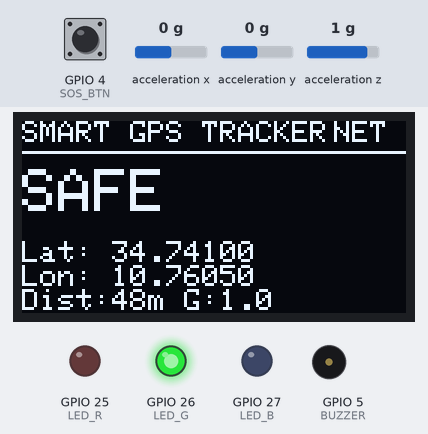
Bench run of a sketch on a simulated ESP32. On the bench: 128×64 one-colour display, output pins drawn as LEDs (lit = HIGH), buzzer (waves = sounding). Wiring (from diagram.json): MPU-6050 motion sensor at I2C address 0x68. Inputs (shaded band) come from the test bench; at power-on: acceleration z 1 g, GPIO 4 (SOS_BTN) HIGH, acceleration x 0 g, acceleration y 0 g. WiFi joins after 1.5 s; servers stay silent unless stated; random numbers use the default seed unless the sketch sets one; no MQTT or app messages arrive unless stated; what the sketch prints to the serial monitor is not drawn.

Above: at 2.7 s.
2.8 s: acceleration z set to 0.6 g
At 4.5 s:
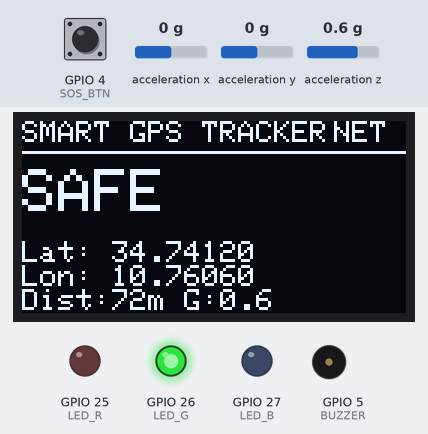
5.2 s: acceleration z set to 0.3 g
At 7.2 s:
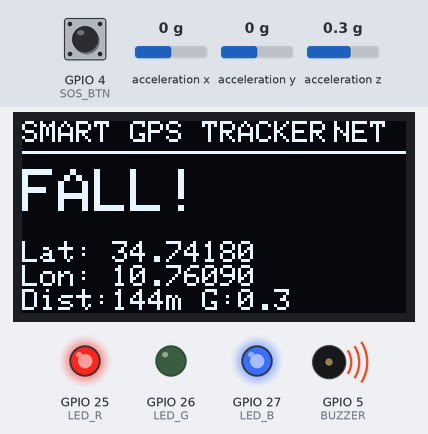
8.2 s: GPIO 4 (SOS_BTN) pulled LOW for 0.15 s
At 10.6 s:
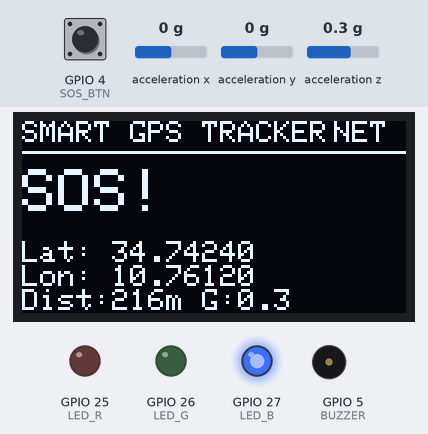
11.2 s: GPIO 4 (SOS_BTN) pulled LOW for 1 s
At 13.6 s:
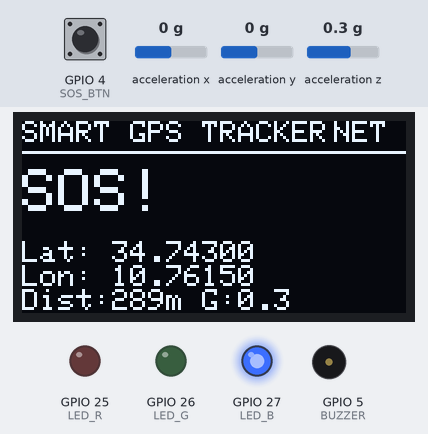
15.2 s: acceleration x set to -1.4 g
At 16.6 s:
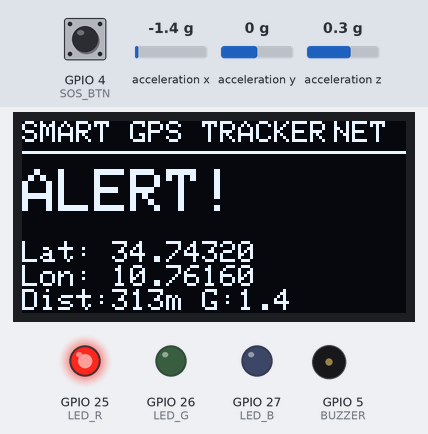
17.6 s: GPIO 4 (SOS_BTN) pulled LOW for 0.15 s
At 18.4 s:
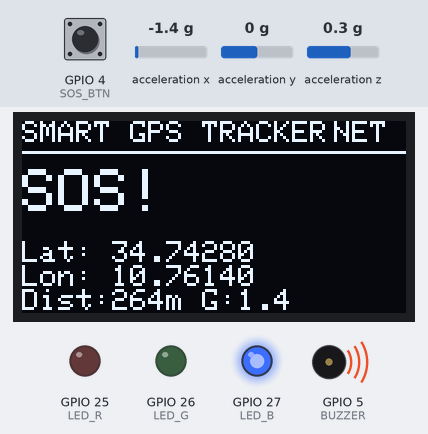
Timing chart, 0 to 21.7 s (numbered marks = the images above; inputs shaded):
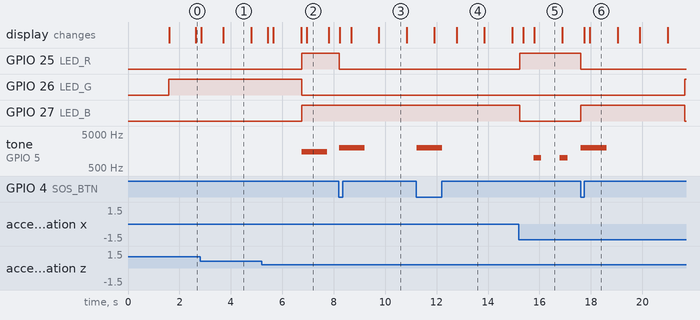

Measured:
- the behaviour switches between 0.5 and 0.4 g on acceleration z (found by bisection; images 1 and 2)
- after the input at 5.2 s, GPIO 25 (LED_R), GPIO 27 (LED_B): LOW → HIGH after 1.6 s; GPIO 26 (LED_G): HIGH → LOW after 1.6 s; tone on GPIO 5 (BUZZER): silent → 1500 Hz after 1.6 s, → silent 1.0 s later
- after the input at 8.2 s, GPIO 25 (LED_R): HIGH → LOW at once; tone on GPIO 5 (BUZZER): silent → 2000 Hz at once, → silent 1.0 s later
- after the input at 17.6 s, GPIO 27 (LED_B): LOW → HIGH at once, → LOW 4.0 s later
- what the display in image 1 shows lasts 1.1 s, from 3.7 s to 4.8 s
- what the display in image 2 shows lasts 0.9 s, from 6.9 s to 7.8 s

The sketch:

sketch.ino
```cpp
#include <WiFi.h>
#include <PubSubClient.h>
#include <Wire.h>
#include <Adafruit_GFX.h>
#include <Adafruit_SSD1306.h>
#include <math.h>

#define SOS_BTN 4
#define BUZZER 5
#define LED_R 25
#define LED_G 26
#define LED_B 27
#define MPU_ADDR 0x68
const char* WIFI_SSID = "Wokwi-GUEST";
const char* WIFI_PASS = "";
const char* MQTT_HOST = "broker.hivemq.com";
const int   MQTT_PORT = 1883;
const char* MQTT_TOPIC = "smartgps-tn-4821/status";

WiFiClient wifiClient;
PubSubClient mqtt(wifiClient);
unsigned long lastReconnect = 0;

Adafruit_SSD1306 display(128, 64, &Wire, -1);

const double HOME_LAT = 34.7406, HOME_LON = 10.7603;
const double SAFE_RADIUS = 200.0;

const float IMPACT_G = 2.5;
const float FREEFALL_G = 0.5;

double lat = HOME_LAT, lon = HOME_LON, dist = 0;
int dir = 1;
unsigned long lastTick = 0, lastDraw = 0, sosUntil = 0, fallUntil = 0;
bool lastPressed = false, wasOut = false, mpuOk = false;

bool watching = false, windowStarted = false, armed = true;
unsigned long watchStart = 0;
float wMin = 0, wMax = 0, g = 1.0;

double distanceM(double la1, double lo1, double la2, double lo2) {
  double R = 6371000.0;
  double dLat = radians(la2 - la1), dLon = radians(lo2 - lo1);
  double a = sin(dLat / 2) * sin(dLat / 2) +
             cos(radians(la1)) * cos(radians(la2)) * sin(dLon / 2) * sin(dLon / 2);
  return R * 2 * atan2(sqrt(a), sqrt(1 - a));
}

void setLed(bool r, bool gr, bool b) {
  digitalWrite(LED_R, r);
  digitalWrite(LED_G, gr);
  digitalWrite(LED_B, b);
}

const char* stateNow(unsigned long now) {
  if (now < sosUntil) return "SOS";
  if (now < fallUntil) return "FALL";
  if (dist > SAFE_RADIUS) return "ALERT";
  return "SAFE";
}

void publishState(unsigned long now) {
  if (!mqtt.connected()) return;
  char buf[128];
  snprintf(buf, sizeof(buf),
           "{\"lat\":%.5f,\"lon\":%.5f,\"dist\":%.0f,\"g\":%.2f,\"state\":\"%s\"}",
           lat, lon, dist, g, stateNow(now));
  mqtt.publish(MQTT_TOPIC, buf);
}

void wifiConnect() {
  Serial.print("Connecting to WiFi");
  WiFi.begin(WIFI_SSID, WIFI_PASS, 6);
  unsigned long t0 = millis();
  while (WiFi.status() != WL_CONNECTED && millis() - t0 < 8000) {
    delay(250);
    Serial.print(".");
  }
  if (WiFi.status() == WL_CONNECTED) Serial.println(" connected");
  else Serial.println(" failed (running offline)");
}

void mqttMaintain(unsigned long now) {
  if (WiFi.status() != WL_CONNECTED) return;
  if (!mqtt.connected()) {
    if (lastReconnect == 0 || now - lastReconnect > 5000) {
      lastReconnect = now;
      String id = "esp32-gps-" + String((uint32_t)esp_random(), HEX);
      if (mqtt.connect(id.c_str())) Serial.println("MQTT connected");
      else Serial.printf("MQTT failed, rc=%d\n", mqtt.state());
    }
  } else {
    mqtt.loop();
  }
}

void mpuInit() {
  Wire.beginTransmission(MPU_ADDR);
  Wire.write(0x6B); Wire.write(0);
  if (Wire.endTransmission() != 0) { mpuOk = false; return; }
  Wire.beginTransmission(MPU_ADDR);
  Wire.write(0x1C); Wire.write(0x10);
  Wire.endTransmission();
  mpuOk = true;
}

float readG() {
  if (!mpuOk) return 1.0;
  Wire.beginTransmission(MPU_ADDR);
  Wire.write(0x3B);
  Wire.endTransmission(false);
  Wire.requestFrom((uint8_t)MPU_ADDR, (uint8_t)6);
  if (Wire.available() < 6) return 1.0;
  int16_t v[3];
  for (int i = 0; i < 3; i++) {
    int hi = Wire.read();
    int lo = Wire.read();
    v[i] = (int16_t)((hi << 8) | lo);
  }
  float x = v[0] / 4096.0, y = v[1] / 4096.0, z = v[2] / 4096.0;
  return sqrt(x * x + y * y + z * z);
}

void checkFall(unsigned long now) {
  g = readG();
  if (!watching) {
    if (armed && (g > IMPACT_G || g < FREEFALL_G)) {
      watching = true; windowStarted = false; watchStart = now;
    }
    if (g > 0.7 && g < 1.3) armed = true;
  } else {
    if (!windowStarted && now - watchStart >= 500) {
      windowStarted = true; wMin = wMax = g;
    }
    if (windowStarted) {
      if (g < wMin) wMin = g;
      if (g > wMax) wMax = g;
    }
    if (now - watchStart >= 1500) {
      watching = false;
      if (wMax - wMin < 0.5) {
        fallUntil = now + 5000;
        armed = false;
        Serial.printf("FALL DETECTED! Location: https://maps.google.com/?q=%.5f,%.5f\n", lat, lon);
        tone(BUZZER, 1500, 1000);
        publishState(now);
      }
    }
  }
}

void drawScreen(const char* st) {
  char label[12];
  snprintf(label, sizeof(label), "%s%s", st, strcmp(st, "SAFE") ? "!" : "");
  display.clearDisplay();
  display.setTextColor(SSD1306_WHITE);
  display.setTextSize(1);
  display.setCursor(0, 0);
  display.print("SMART GPS TRACKER");
  display.setCursor(104, 0);
  display.print(mqtt.connected() ? "NET" : "---");
  display.drawFastHLine(0, 10, 128, SSD1306_WHITE);
  display.setTextSize(2);
  display.setCursor(0, 16);
  display.print(label);
  display.setTextSize(1);
  display.setCursor(0, 40);
  display.printf("Lat: %.5f", lat);
  display.setCursor(0, 48);
  display.printf("Lon: %.5f", lon);
  display.setCursor(0, 56);
  display.printf("Dist:%.0fm G:%.1f", dist, g);
  display.display();
}

void setup() {
  Serial.begin(115200);
  pinMode(SOS_BTN, INPUT_PULLUP);
  pinMode(BUZZER, OUTPUT);
  pinMode(LED_R, OUTPUT);
  pinMode(LED_G, OUTPUT);
  pinMode(LED_B, OUTPUT);

  Wire.begin(21, 22);
  if (!display.begin(SSD1306_SWITCHCAPVCC, 0x3C)) Serial.println("OLED not found");
  mpuInit();
  if (!mpuOk) Serial.println("MPU6050 not found");

  mqtt.setServer(MQTT_HOST, MQTT_PORT);
  wifiConnect();
  Serial.println("Smart GPS Tracker started");
}

void loop() {
  unsigned long now = millis();

  bool pressed = (digitalRead(SOS_BTN) == LOW);
  if (pressed && !lastPressed) {
    sosUntil = now + 4000;
    Serial.printf("SOS! Location: https://maps.google.com/?q=%.5f,%.5f\n", lat, lon);
    tone(BUZZER, 2000, 1000);
    publishState(now);
  }
  lastPressed = pressed;

  checkFall(now);
  mqttMaintain(now);

  if (now - lastTick >= 1000) {
    lastTick = now;
    lat += dir * 0.0002;
    lon += dir * 0.0001;
    dist = distanceM(HOME_LAT, HOME_LON, lat, lon);
    if (dir == 1 && dist > 320) dir = -1;
    else if (dir == -1 && dist < 15) dir = 1;

    Serial.printf("Pos: %.5f, %.5f | Distance: %.0f m\n", lat, lon, dist);

    bool out = dist > SAFE_RADIUS;
    if (out && !wasOut) Serial.println("ALERT: Left safe zone!");
    if (!out && wasOut) Serial.println("Back in safe zone");
    wasOut = out;
    if (out && now >= sosUntil && now >= fallUntil) tone(BUZZER, 1000, 300);
    publishState(now);
  }

  const char* st = stateNow(now);
  if (!strcmp(st, "SOS"))        setLed(0, 0, 1);
  else if (!strcmp(st, "FALL"))  setLed(1, 0, 1);
  else if (!strcmp(st, "ALERT")) setLed(1, 0, 0);
  else                           setLed(0, 1, 0);

  if (now - lastDraw >= 200) {
    lastDraw = now;
    drawScreen(st);
  }
  delay(20);
}
```
